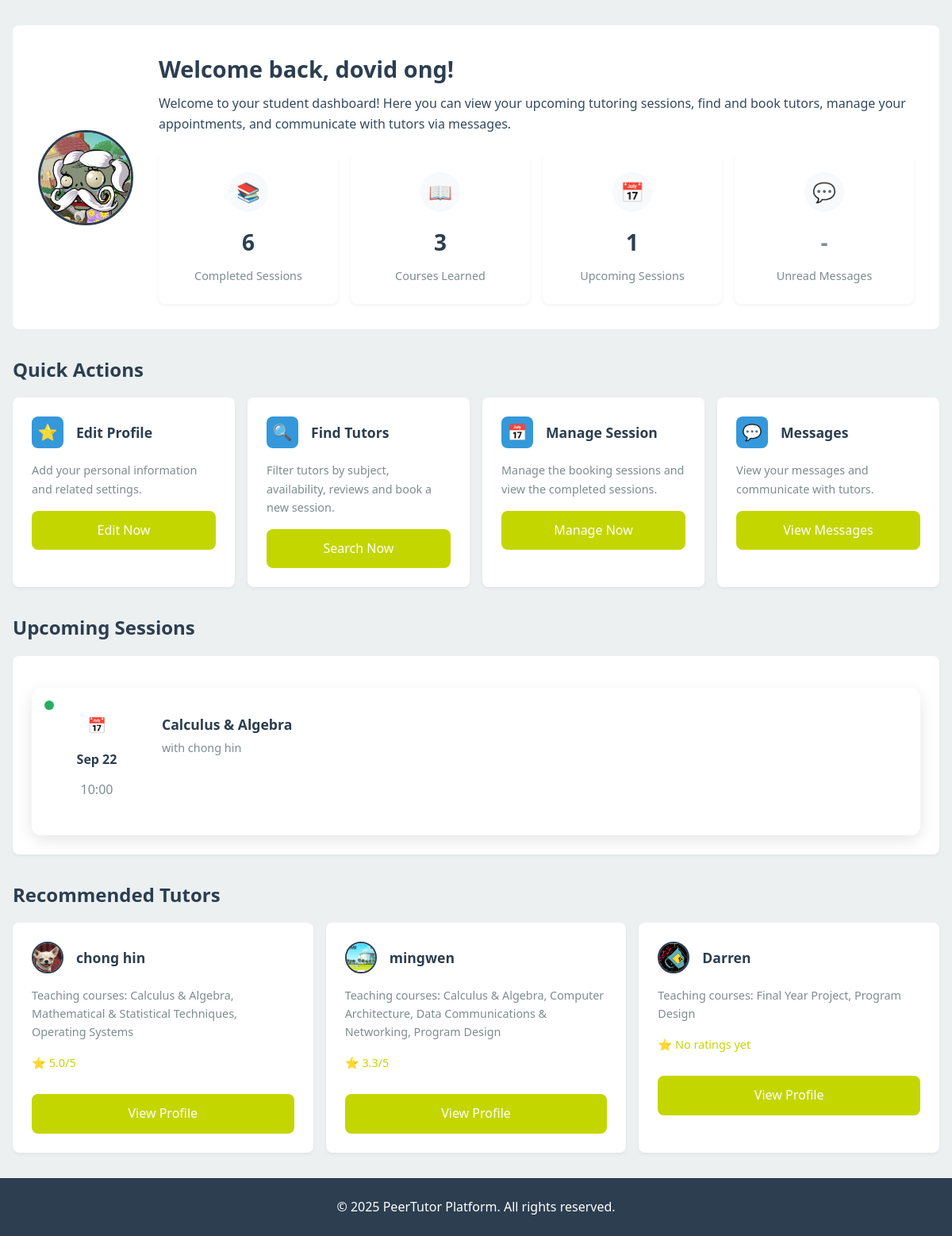
The app's page /student_main_page.php (signed in) with its own data.
### tables this page shows
CREATE TABLE `user` (
  `user_id` int(11) NOT NULL,
  `username` varchar(50) NOT NULL,
  `password` varchar(255) DEFAULT NULL,
  `email` varchar(100) NOT NULL,
  `role` enum('student','tutor','admin') NOT NULL,
  `first_name` varchar(50) NOT NULL,
  `last_name` varchar(50) NOT NULL,
  `phone` varchar(20) DEFAULT NULL,
  `profile_image` varchar(255) DEFAULT NULL,
  `is_active` tinyint(1) DEFAULT 1,
  `created_at` timestamp NOT NULL DEFAULT current_timestamp(),
  `last_login` datetime DEFAULT NULL,
  `reset_token_hash` varchar(64) DEFAULT NULL,
  `reset_token_expires_at` datetime DEFAULT NULL
);

CREATE TABLE `session` (
  `session_id` int(11) NOT NULL,
  `tutor_id` int(11) NOT NULL,
  `student_id` int(11) NOT NULL,
  `course_id` int(11) NOT NULL,
  `location_id` int(11) DEFAULT NULL,
  `status` enum('pending','confirmed','rejected','completed','cancelled') NOT NULL DEFAULT 'pending',
  `start_datetime` datetime NOT NULL,
  `end_datetime` datetime NOT NULL,
  `cancellation_deadline` datetime GENERATED ALWAYS AS (`start_datetime` - interval 24 hour) STORED,
  `cancellation_reason` text DEFAULT NULL,
  `cancelled_by` int(11) DEFAULT NULL,
  `created_at` timestamp NOT NULL DEFAULT current_timestamp(),
  `email_sent` tinyint(1) DEFAULT 0
);

CREATE TABLE `course` (
  `id` int(11) NOT NULL,
  `course_name` varchar(100) NOT NULL,
  `details` text DEFAULT NULL,
  `status` enum('active','inactive') DEFAULT 'active',
  `created_at` timestamp NOT NULL DEFAULT current_timestamp(),
  `updated_at` timestamp NOT NULL DEFAULT current_timestamp() ON UPDATE current_timestamp()
);

### student_main_page.php (the view, shortened to what this page needs)
<?php
require_once "db_connection.php";
$user_id = $_SESSION['user_id'];
$user_query = "SELECT username, email, role, first_name, last_name, profile_image, created_at FROM user WHERE user_id = ?";
$stmt = $conn->prepare($user_query);
$stmt->bind_param("i", $user_id);
$stmt->execute();
$user_result = $stmt->get_result();
$user_data = $user_result->fetch_assoc();
$first_name = $user_data['first_name'] ?: '';
$last_name = $user_data['last_name'] ?: '';
$profile_image = $user_data['profile_image'];
$upcoming_sessions = [];
$upcoming_sessions_query = "
    SELECT s.session_id, s.created_at AS session_date, s.status, c.course_name AS subject,
           u.username AS tutor_name, s.start_datetime, s.end_datetime
    FROM session s
    JOIN user u ON s.tutor_id = u.user_id
    JOIN course c ON s.course_id = c.id
    WHERE s.student_id = ? AND s.status = 'confirmed' AND s.end_datetime > NOW()
    ORDER BY s.start_datetime";
try {
    $stmt = $conn->prepare($upcoming_sessions_query);
    if ($stmt) {
        $stmt->bind_param("i", $user_id);
        $stmt->execute();
        $upcoming_sessions_result = $stmt->get_result();
        while ($row = $upcoming_sessions_result->fetch_assoc()) {
            $upcoming_sessions[] = $row;
        }
    } else {
        error_log("Failed to prepare upcoming sessions query: " . $conn->error);
    }
} catch (Exception $e) {
    error_log("Error in upcoming sessions query: " . $e->getMessage());
}
$completed_sessions = 0;
$completed_sessions_query = "SELECT COUNT(*) AS completed_count FROM session WHERE student_id = ? AND status = 'completed'";
try {
    $stmt = $conn->prepare($completed_sessions_query);
    if ($stmt) {
        $stmt->bind_param("i", $user_id);
        $stmt->execute();
        $completed_result = $stmt->get_result();
        $completed_data = $completed_result->fetch_assoc();
        $completed_sessions = $completed_data['completed_count'];
    } else {
        error_log("Failed to prepare completed sessions query: " . $conn->error);
    }
} catch (Exception $e) {
    error_log("Error in completed sessions query: " . $e->getMessage());
}
$subjects_count = 0;
$subjects_query = "SELECT COUNT(DISTINCT course_id) AS subjects_count FROM session WHERE student_id = ?";
try {
    $stmt = $conn->prepare($subjects_query);
    if ($stmt) {
        $stmt->bind_param("i", $user_id);
        $stmt->execute();
        $subjects_result = $stmt->get_result();
        $subjects_data = $subjects_result->fetch_assoc();
        $subjects_count = $subjects_data['subjects_count'];
    } else {
        error_log("Failed to prepare subjects count query: " . $conn->error);
    }
} catch (Exception $e) {
    error_log("Error in subjects count query: " . $e->getMessage());
}
$unread_messages = 0;
$unread_messages_query = "SELECT COUNT(*) AS unread_count FROM message WHERE receiver_id = ? AND is_read = 0";
try {
    $stmt = $conn->prepare($unread_messages_query);
    if ($stmt) {
        $stmt->bind_param("i", $user_id);
        $stmt->execute();
        $messages_result = $stmt->get_result();
        $messages_data = $messages_result->fetch_assoc();
        $unread_messages = $messages_data['unread_count'];
    } else {
        error_log("Failed to prepare unread messages query: " . $conn->error);
    }
} catch (Exception $e) {
    error_log("Error in unread messages query: " . $e->getMessage());
}
$recommended_tutors = [];
$recommended_tutors_query = "
    SELECT
        u.user_id AS tutor_id,
        u.username,
        u.profile_image,
        u.first_name,
        GROUP_CONCAT(DISTINCT c.course_name ORDER BY c.course_name SEPARATOR ', ') AS subjects,
        COALESCE(AVG(r.rating), 0) AS avg_rating
    FROM user u
    JOIN tutorsubject ts ON u.user_id = ts.tutor_id
    JOIN course c ON ts.course_id = c.id
    LEFT JOIN review r ON u.user_id = r.tutor_id
    WHERE u.role = 'tutor'
    GROUP BY u.user_id, u.username, u.profile_image, u.first_name
    ORDER BY avg_rating DESC, u.username ASC
    LIMIT 3";
try {
    $stmt = $conn->prepare($recommended_tutors_query);
    if ($stmt) {
        $stmt->execute();
        $tutors_result = $stmt->get_result();
        while ($row = $tutors_result->fetch_assoc()) {
            $recommended_tutors[] = $row;
        }
    } else {
        error_log("Failed to prepare recommended tutors query: " . $conn->error);
        $_SESSION['error'] = "Failed to load recommended tutors.";
    }
} catch (Exception $e) {
    error_log("Error in recommended tutors query: " . $e->getMessage());
    $_SESSION['error'] = "Error loading tutors.";
}
?>
<!DOCTYPE html>
<html lang="en">
<head>
</head>
<body>
    <?php include 'header/stud_head.php'; ?>
    <main>
        <section class="welcome-section">
            <div class="profile-image-container">
                <?php if ($profile_image): ?>
                    <img src="<?php echo htmlspecialchars($profile_image); ?>" alt="Profile" class="profile-image">
                <?php else: ?>
                    <div class="profile-image-placeholder"><?php echo strtoupper(substr($first_name, 0, 1)); ?></div>
                <?php endif; ?>
            </div>
            <div class="welcome-info">
                <h1 class="welcome-title">Welcome back, <?php echo htmlspecialchars($first_name . ' ' . $last_name); ?>!</h1>
                <p>Welcome to your student dashboard! Here you can view your upcoming tutoring sessions, find and book tutors, manage your appointments, and communicate with tutors via messages.</p>
                <div class="stats-container">
                    <div class="stat-card">
                        <div class="stat-icon">📚</div>
                        <div class="stat-value"><?php echo $completed_sessions; ?></div>
                        <div class="stat-label">Completed Sessions</div>
                    </div>
                    <div class="stat-card">
                        <div class="stat-icon">📖</div>
                        <div class="stat-value"><?php echo $subjects_count; ?></div>
                        <div class="stat-label">Courses Learned</div>
                    </div>
                    <div class="stat-card">
                        <div class="stat-icon">📅</div>
                        <div class="stat-value"><?php echo count($upcoming_sessions); ?></div>
                        <div class="stat-label">Upcoming Sessions</div>
                    </div>
                    <div class="stat-card" onclick="window.location.href='messages.php'" title="Click to view messages">
                        <div class="stat-icon">💬</div>
                        <div class="stat-value" style="color: <?php echo ($unread_messages > 0) ? 'var(--accent)' : 'var(--dark-gray)'; ?>">
                            <?php echo ($unread_messages > 0) ? $unread_messages : '-'; ?>
                        </div>
                        <div class="stat-label">
                            Unread Messages
                        </div>
                    </div>
                </div>
            </div>
        </section>
        <h2 class="section-title">Quick Actions</h2>
        <div class="quick-actions">
            <div class="action-card" onclick="window.location.href='student_profile.php'">
                <div class="action-header">
                    <div class="action-icon">⭐</div>
                    <div class="action-title">Edit Profile</div>
                </div>
                <p class="action-description">Add your personal information and related settings.</p>
                <a href="student_profile.php" class="btn">Edit Now</a>
            </div>
            <div class="action-card" onclick="window.location.href='find_tutors.php'">
                <div class="action-header">
                    <div class="action-icon">🔍</div>
                    <div class="action-title">Find Tutors</div>
                </div>
                <p class="action-description">Filter tutors by subject, availability, reviews and book a new session.</p>
                <a href="find_tutors.php" class="btn">Search Now</a>
            </div>
            <div class="action-card" onclick="window.location.href='student_sessions.php'">
                <div class="action-header">
                    <div class="action-icon">📅</div>
                    <div class="action-title">Manage Session</div>
                </div>
                <p class="action-description">Manage the booking sessions and view the completed sessions.</p>
                <a href="student_sessions.php" class="btn">Manage Now</a>
            </div>
            <div class="action-card" onclick="window.location.href='messages.php'">
                <div class="action-header">
                    <div class="action-icon">💬</div>
                    <div class="action-title">Messages</div>
                </div>
                <p class="action-description">View your messages and communicate with tutors.</p>
                <a href="messages.php" class="btn">View Messages <?php if ($unread_messages > 0): ?><span class="notification-badge"><?php echo $unread_messages; ?></span><?php endif; ?></a>
            </div>
        </div>
        <h2 class="section-title">Upcoming Sessions</h2>
        <div class="upcoming-sessions">
            <div class="session-list">
                <?php if (count($upcoming_sessions) > 0): ?>
                    <?php foreach ($upcoming_sessions as $session): ?>
                        <?php
                        $session_date = new DateTime($session['start_datetime']);
                        $today = new DateTime('today');
                        $tomorrow = new DateTime('tomorrow');
                        if ($session_date->format('Y-m-d') == $today->format('Y-m-d')) {
                            $date_display = "Today";
                        } elseif ($session_date->format('Y-m-d') == $tomorrow->format('Y-m-d')) {
                            $date_display = "Tomorrow";
                        } else {
                            $date_display = $session_date->format('M d');
                        }
                        ?>
                        <div class="session-card">
                            <div class="session-status"></div>
                            <div class="session-time">
                                <span class="icon">📅</span>
                                <div class="date"><?php echo $date_display; ?></div>
                                <div class="time"><?php echo $session_date->format('H:i'); ?></div>
                            </div>
                            <div class="session-info">
                                <div class="session-subject"><?php echo htmlspecialchars($session['subject']); ?></div>
                                <div class="session-tutor">with <?php echo htmlspecialchars($session['tutor_name']); ?></div>
                            </div>
                        </div>
                    <?php endforeach; ?>
                <?php endif; ?>
            </div>
        </div>
        <h2 class="section-title">Recommended Tutors</h2>
        <div class="quick-actions">
            <?php if (count($recommended_tutors) > 0): ?>
                <?php foreach ($recommended_tutors as $tutor): ?>
                    <div class="action-card">
                        <div class="action-header">
                            <?php if ($tutor['profile_image']): ?>
                                <img src="<?php echo htmlspecialchars($tutor['profile_image']); ?>" alt="Tutor Avatar" class="tutor-avatar">
                            <?php else: ?>
                                <div class="tutor-avatar-placeholder"><?php echo strtoupper(substr($tutor['first_name'], 0, 1)); ?></div>
                            <?php endif; ?>
                            <div class="action-title"><?php echo htmlspecialchars($tutor['username']); ?></div>
                        </div>
                        <p class="action-description">Teaching courses: <?php echo htmlspecialchars($tutor['subjects']); ?></p>
                        <p class="rating">
                            ⭐
                            <?php
                            if ($tutor['avg_rating'] > 0) {
                                echo number_format($tutor['avg_rating'], 1) . '/5';
                            } else {
                                echo 'No ratings yet';
                            }
                            ?>
                        </p>
                        <a href="appointments.php?tutor_id=<?php echo $tutor['tutor_id']; ?>" class="btn">View Profile</a>
                    </div>
                <?php endforeach; ?>
            <?php endif; ?>
        </div>
    </main>
    <footer>
        <p>© <?php echo date('Y'); ?> PeerTutor Platform. All rights reserved.</p>
    </footer>
</body>
</html>

### records on screen
user: profile_image (picture), first_name+last_name "dovid ong"
session: start_datetime "Sep 22", start_datetime "10:00", course.course_name "Calculus & Algebra", tutor.username "chong hin"
user: profile_image (picture), username "chong hin", subjects "Calculus & Algebra, Mathematical & Statistical Techniques, Operating Systems", avg_rating "5.0"
user: profile_image (picture), username "mingwen", subjects "Calculus & Algebra, Computer Architecture, Data Communications & Networking, Program Design", avg_rating "3.3"
user: profile_image (picture), username "Darren", subjects "Final Year Project, Program Design", shows "No ratings yet"

### other values on screen
$completed_sessions "6"
$subjects_count "3"
count($upcoming_sessions) "1"
